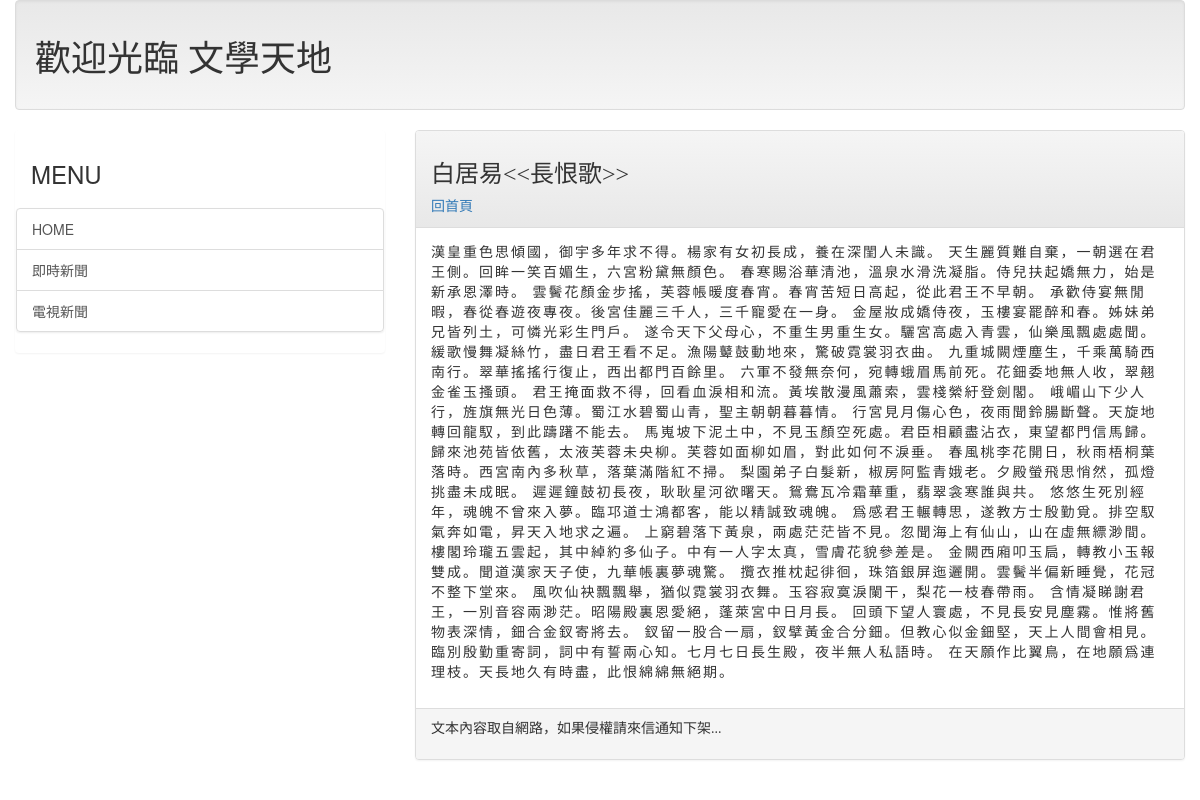
The page /post/baigui01/ on the database its author committed.
### mainsite/models.py (models this page shows, shortened)
class Post(models.Model):
    title = models.CharField(max_length=200)
    slug=models.CharField(max_length=200)
    body=models.TextField()
    pub_date=models.DateTimeField(default=timezone.now)
    class Meta:
        ordering=('-pub_date',)

### mainsite/views.py (the view)
# urls.py: path('post/<slug:slug>/',showpost),
def showpost(request,slug):
    try:
        post = Post.objects.get(slug=slug)
        if post != None:
            return render(request,'post.html',locals())
    except:
        return redirect('/')

### templates/post.html (shortened to what this page needs)
{% extends 'base.html' %}
{% block headmessage %}
    <h3 style="font-family:微軟正黑體 ;">{{post.title}}</h3>
    <a style="font-family:微軟正黑體 ;" href="/">回首頁</a>
{% endblock %}
{% block content %}
    <p style="font-family:微軟正黑體 ;font: size 12px;letter-spacing:2px;">
    {{post.body | safe }}
    </p>
{% endblock %}

### rows shown on the page
Post: title "白居易<<長恨歌>>", body "漢皇重色思傾國，御宇多年求不得。楊家有女初長成，養在深閨人未識。 天生麗質難自棄，一朝選在君王側。回眸一笑百媚生，六宮粉黛無顏色。 春寒賜浴華清池，溫泉水滑洗凝脂。侍兒扶起嬌無力，始是新承恩澤時。 雲鬢花顏金步搖，芙蓉帳暖度春宵。春宵苦短日高起，從此君王不早朝。 承歡侍宴無閒暇，春從春遊夜專夜。後宮佳麗三千人，三千寵愛在一身。 金屋妝成嬌侍夜，玉樓宴罷醉和春。姊妹弟兄皆列土，可憐光彩生門戶。 遂令天下父母心，不重生男重生女。驪宮高處入青雲，仙樂風飄處處聞。 緩歌慢舞凝絲竹，盡日君王看不足。漁陽鼙鼓動地來，驚破霓裳羽衣曲。 九重城闕煙塵生，千乘萬騎西南行。翠華搖搖行復止，西出都門百餘里。 六軍不發無奈何，宛轉蛾眉馬前死。花鈿委地無人收，翠翹金雀玉搔頭。 君王掩面救不得，回看血淚相和流。黃埃散漫風蕭索，雲棧縈紆登劍閣。 峨嵋山下少人行，旌旗無光日色薄。蜀江水碧蜀山青，聖主朝朝暮暮情。 行宮見月傷心色，夜雨聞鈴腸斷聲。天旋地轉回龍馭，到此躊躇不能去。 馬嵬坡下泥土中，不見玉顏空死處。君臣相顧盡沾衣，東望都門信馬歸。 歸來池苑皆依舊，太液芙蓉未央柳。芙蓉如面柳如眉，對此如何不淚垂。 春風桃李花開日，秋雨梧桐葉落時。西宮南內多秋草，落葉滿階紅不掃。 梨園弟子白髮新，椒房阿監青娥老。夕殿螢飛思悄然，孤燈挑盡未成眠。 遲遲鐘鼓初長夜，耿耿星河欲曙天。鴛鴦瓦冷霜華重，翡翠衾寒誰與共。 悠悠生死別經年，魂魄不曾來入夢。臨邛道士鴻都客，能以精誠致魂魄。 爲感君王輾轉思，遂教方士殷勤覓。排空馭氣奔如電，昇天入地求之遍。 上窮碧落下黃泉，兩處茫茫皆不見。忽聞海上有仙山，山在虛無縹渺間。…"
